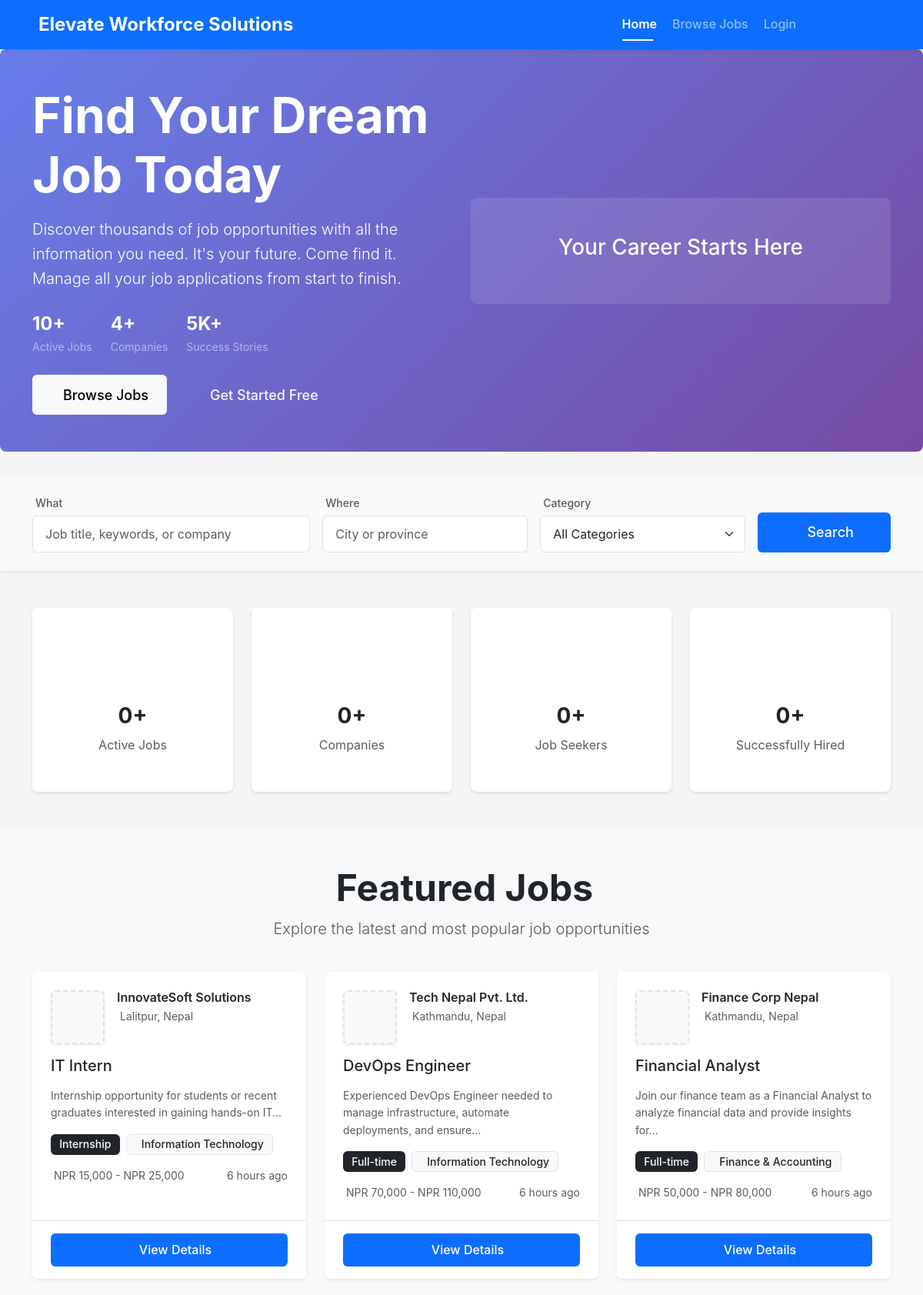
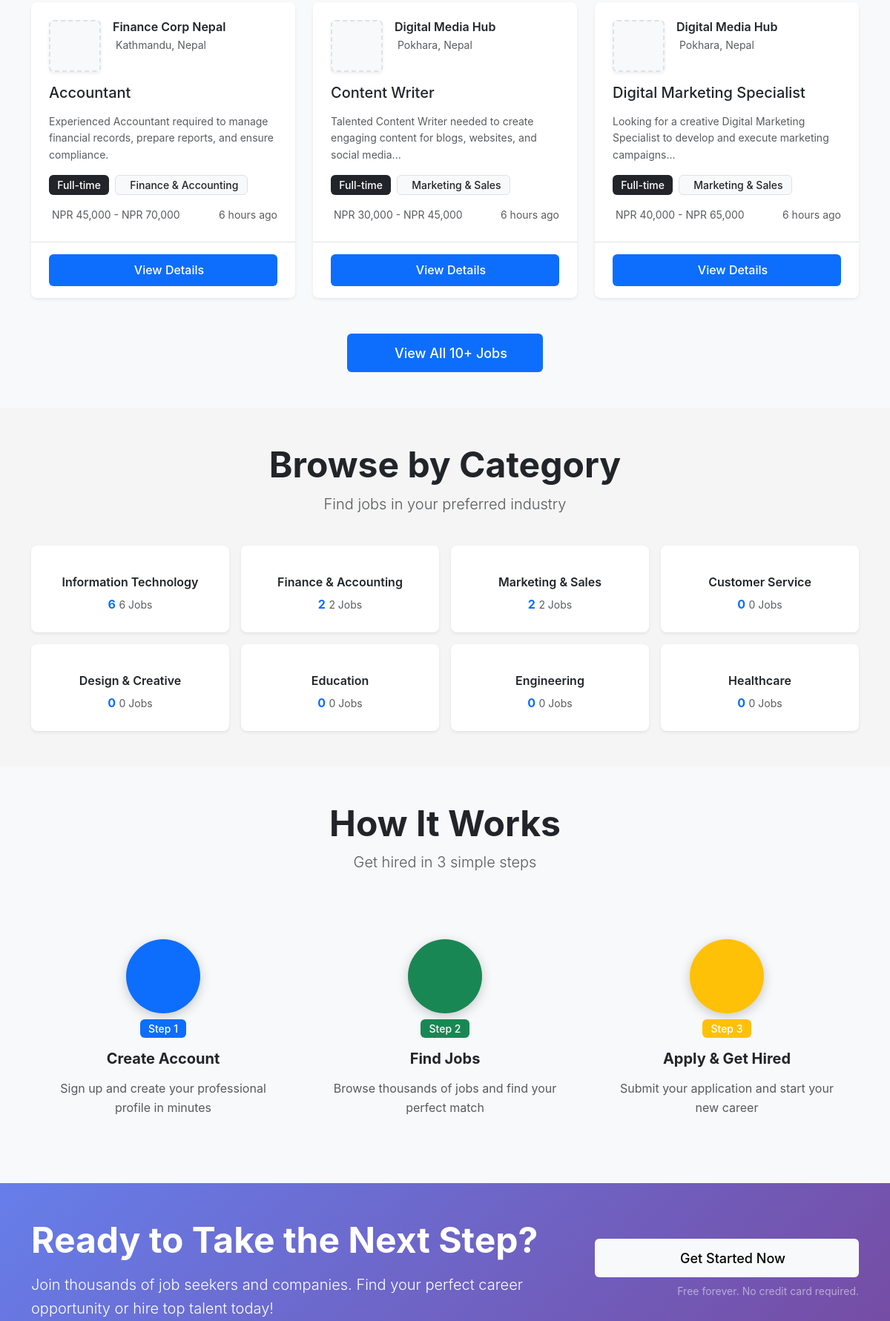
The page / (upper part) on the database its author committed (2 pictures, top to bottom).
### tables this page shows
CREATE TABLE jobs (
    id INT PRIMARY KEY AUTO_INCREMENT,
    company_id INT NOT NULL,
    category_id INT,
    title VARCHAR(255) NOT NULL,
    description TEXT NOT NULL,
    requirements TEXT,
    location VARCHAR(255) NOT NULL,
    salary_min DECIMAL(10,2),
    salary_max DECIMAL(10,2),
    job_type ENUM('full-time', 'part-time', 'contract', 'internship') NOT NULL,
    experience_level ENUM('entry', 'intermediate', 'senior', 'executive'),
    status ENUM('active', 'closed', 'draft') DEFAULT 'active',
    deadline DATE,
    created_at TIMESTAMP DEFAULT CURRENT_TIMESTAMP,
    updated_at TIMESTAMP DEFAULT CURRENT_TIMESTAMP ON UPDATE CURRENT_TIMESTAMP,
    
    FOREIGN KEY (company_id) REFERENCES companies(id) ON DELETE CASCADE,
    FOREIGN KEY (category_id) REFERENCES categories(id) ON DELETE SET NULL,
    INDEX idx_company_id (company_id),
    INDEX idx_category_id (category_id),
    INDEX idx_status (status),
    INDEX idx_created_at (created_at),
    INDEX idx_location (location),
    INDEX idx_job_type (job_type),
    FULLTEXT idx_search (title, description)
);

CREATE TABLE companies (
    id INT PRIMARY KEY AUTO_INCREMENT,
    user_id INT NOT NULL,
    company_name VARCHAR(255) NOT NULL,
    description TEXT,
    location VARCHAR(255),
    website VARCHAR(255),
    logo VARCHAR(255),
    industry VARCHAR(100),
    company_size VARCHAR(50),
    founded_year YEAR,
    created_at TIMESTAMP DEFAULT CURRENT_TIMESTAMP,
    updated_at TIMESTAMP DEFAULT CURRENT_TIMESTAMP ON UPDATE CURRENT_TIMESTAMP,
    
    FOREIGN KEY (user_id) REFERENCES users(id) ON DELETE CASCADE,
    INDEX idx_user_id (user_id),
    INDEX idx_company_name (company_name)
);

CREATE TABLE categories (
    id INT PRIMARY KEY AUTO_INCREMENT,
    name VARCHAR(100) NOT NULL UNIQUE,
    description TEXT,
    created_at TIMESTAMP DEFAULT CURRENT_TIMESTAMP,
    
    INDEX idx_name (name)
);

### views/home.php (the view, shortened to what the rows shown need)
<?php
require_once __DIR__ . '/layouts/header.php';
require_once __DIR__ . '/../models/Job.php';
require_once __DIR__ . '/../models/Category.php';
require_once __DIR__ . '/../models/Company.php';
try {
    $job = new Job();
    $recent_jobs = $job->getRecentJobs(6);
} catch (Exception $e) {
    error_log('Home page - Job fetch error: ' . $e->getMessage());
    $recent_jobs = [];
    $featured_jobs = [];
    $total_jobs = 0;
}
try {
    $category = new Category();
    $categories = $category->getCategoriesWithJobCount(8);
} catch (Exception $e) {
    error_log('Home page - Category fetch error: ' . $e->getMessage());
    $categories = [];
}
?>
<main id="main-content">
<section class="hero-section bg-gradient-primary text-white py-5">
    <div class="container">
        <div class="row align-items-center min-vh-50">
            <div class="col-lg-6 mb-4 mb-lg-0" data-aos="fade-right">
                <h1 class="display-3 fw-bold mb-3 animate__animated animate__fadeInUp">
                    Find Your Dream Job Today
                </h1>
            </div>
        </div>
    </div>
</section>
<section class="featured-jobs-section py-5 bg-light">
    <div class="container">
        <div class="row mb-4">
            <div class="col-12 text-center" data-aos="fade-up">
                <h2 class="display-5 fw-bold mb-2">
                    <i class="fas fa-star text-warning me-2"></i> Featured Jobs
                </h2>
            </div>
        </div>
        <div class="row g-4">
            <?php if (! empty($recent_jobs)): ?>
                <?php foreach ($recent_jobs as $index => $job): ?>
                    <div class="col-md-6 col-lg-4" data-aos="fade-up" data-aos-delay="<?php echo $index * 100; ?>">
                        <div class="card h-100 job-card shadow-sm border-0">
                            <div class="card-body p-4">
                                <div class="d-flex align-items-start mb-3">
                                    <?php if (! empty($job['logo'])): ?>
                                        <img src="<?php echo LOGO_URL .  $job['logo']; ?>"
                                             alt="<?php echo htmlspecialchars($job['company_name']); ?>"
                                             class="company-logo me-3 rounded shadow-sm"
                                             onerror="this.src='<?php echo APP_URL; ?>public/images/default-company. png'">
                                    <?php else: ?>
                                        <div class="company-logo-placeholder me-3 rounded shadow-sm">
                                        </div>
                                    <?php endif; ?>
                                    <div class="flex-grow-1">
                                        <h6 class="mb-1 fw-semibold"><?php echo htmlspecialchars($job['company_name']); ?></h6>
                                        <small class="text-muted">
                                            <?php echo htmlspecialchars($job['location']); ?>
                                        </small>
                                    </div>
                                </div>
                                <h5 class="card-title mb-3">
                                    <a href="<?php echo APP_URL; ?>views/jobs/detail.php? id=<?php echo $job['id']; ?>"
                                       class="text-decoration-none text-dark job-title-link">
                                        <?php echo htmlspecialchars($job['title']); ?>
                                    </a>
                                </h5>
                                <p class="card-text text-muted small mb-3">
                                    <?php echo truncateHTML($job['description'], 100); ?>
                                </p>
                                <div class="d-flex flex-wrap gap-2 mb-3">
                                    <?php echo getJobTypeBadge($job['job_type']); ?>
                                    <?php if (! empty($job['category_name'])): ?>
                                        <span class="badge bg-light text-dark border">
                                            <i class="fas fa-tag me-1"></i> <?php echo htmlspecialchars($job['category_name']); ?>
                                        </span>
                                    <?php endif; ?>
                                </div>
                                <div class="d-flex justify-content-between align-items-center text-muted small">
                                    <span>
                                        <?php echo formatSalary($job['salary_min'], $job['salary_max']); ?>
                                    </span>
                                    <span title="<?php echo formatDate($job['created_at']); ?>">
                                        <?php echo timeAgo($job['created_at']); ?>
                                    </span>
                                </div>
                            </div>
                            <div class="card-footer bg-white border-top">
                                <a href="<?php echo APP_URL; ?>views/jobs/detail. php?id=<?php echo $job['id']; ?>"
                                   class="btn btn-primary w-100">
                                    <i class="fas fa-arrow-right me-2"></i> View Details
                                </a>
                            </div>
                        </div>
                    </div>
                <?php endforeach; ?>
            <?php endif; ?>
        </div>
    </div>
</section>
<section class="categories-section py-5">
    <div class="container">
        <div class="row mb-4">
            <div class="col-12 text-center" data-aos="fade-up">
                <h2 class="display-5 fw-bold mb-2">Browse by Category</h2>
            </div>
        </div>
        <div class="row g-3">
            <?php if (!empty($categories)): ?>
                <?php foreach ($categories as $index => $cat): ?>
                    <div class="col-6 col-md-4 col-lg-3" data-aos="zoom-in" data-aos-delay="<?php echo $index * 50; ?>">
                        <a href="<?php echo APP_URL; ?>views/jobs/index. php?category_id=<?php echo $cat['id']; ?>"
                           class="category-card card text-center h-100 text-decoration-none border-0 shadow-sm">
                            <div class="card-body p-4">
                                <h6 class="card-title text-dark fw-semibold mb-2">
                                    <?php echo htmlspecialchars($cat['name']); ?>
                                </h6>
                                <p class="text-primary mb-0">
                                    <strong><?php echo $cat['job_count']; ?></strong>
                                    <small class="text-muted"><?php echo pluralize($cat['job_count'], 'Job'); ?></small>
                                </p>
                            </div>
                        </a>
                    </div>
                <?php endforeach; ?>
            <?php endif; ?>
        </div>
    </div>
</section>
<section class="how-it-works-section py-5 bg-light">
    <div class="container">
        <div class="row mb-5">
            <div class="col-12 text-center" data-aos="fade-up">
                <h2 class="display-5 fw-bold mb-2">How It Works</h2>
            </div>
        </div>
    </div>
</section>
<?php if (!Session::isLoggedIn()): ?>
<section class="cta-section bg-gradient-primary text-white py-5">
    <div class="container">
        <div class="row align-items-center">
            <div class="col-lg-8 text-center text-lg-start mb-4 mb-lg-0">
                <h2 class="display-5 fw-bold mb-3">Ready to Take the Next Step? </h2>
            </div>
        </div>
    </div>
</section>
<?php endif; ?>
</main>
<?php require_once __DIR__ . '/layouts/footer.php'; ?>

### helpers/functions.php (shortened to what the rows shown need)
<?php
    function formatDate($date, $format = 'F j, Y') {
        return date($format, strtotime($date));
    }
    function timeAgo($datetime) {
        $time = strtotime($datetime);
        $diff = time() - $time;
        if ($diff < 60) {
            return $diff == 1 ? '1 second ago' : $diff . ' seconds ago';
        } elseif ($diff < 3600) {
            $mins = floor($diff / 60);
            return $mins == 1 ? '1 minute ago' : $mins . ' minutes ago';
        } elseif ($diff < 86400) {
            $hours = floor($diff / 3600);
            return $hours == 1 ? '1 hour ago' : $hours . ' hours ago';
        } elseif ($diff < 604800) {
            $days = floor($diff / 86400);
            return $days == 1 ? '1 day ago' : $days . ' days ago';
        } elseif ($diff < 2592000) {
            $weeks = floor($diff / 604800);
            return $weeks == 1 ? '1 week ago' : $weeks . ' weeks ago';
        } else {
            return date('F j, Y', $time);
        }
    }
    function truncate($text, $length = 100, $suffix = '...') {
        if (strlen($text) <= $length) {
            return $text;
        }
        $truncated = substr($text, 0, $length);
        $last_space = strrpos($truncated, ' ');
        if ($last_space !== false) {
            $truncated = substr($truncated, 0, $last_space);
        }
        return $truncated . $suffix;
    }
    function truncateHTML($text, $length = 100, $suffix = '...') {
        $text = strip_tags($text);
        return truncate($text, $length, $suffix);
    }
    function formatSalary($min, $max) {
        return 'NPR ' . number_format($min) . ' - NPR ' . number_format($max);
    }
    function getJobTypeBadge($job_type) {
        $badges = [
            'full-time' => '<span class="badge bg-success">Full Time</span>',
            'part-time' => '<span class="badge bg-info">Part Time</span>',
            'contract' => '<span class="badge bg-warning text-dark">Contract</span>',
            'internship' => '<span class="badge bg-secondary">Internship</span>',
            'remote' => '<span class="badge bg-primary">Remote</span>',
        ];
        return $badges[$job_type] ?? '<span class="badge bg-dark">' . htmlspecialchars(ucfirst($job_type)) .  '</span>';
    }
    function pluralize($count, $singular, $plural = null) {
        if ($plural === null) {
            $plural = $singular .  's';
        }
        return $count . ' ' . (($count == 1) ? $singular : $plural);
    }
?>

### rows shown on the page
jobs: company.company_name "InnovateSoft Solutions", location "Lalitpur, Nepal", title "IT Intern", description "Internship opportunity for students or recent graduates interested in gaining hands-on IT...", job_type "Internship", category.name "Information Technology", formatSalary($job['salary_min'], $job['salary_max']) "NPR 15,000 - NPR 25,000", created_at "6 hours ago"
jobs: company.company_name "Tech Nepal Pvt. Ltd.", location "Kathmandu, Nepal", title "DevOps Engineer", description "Experienced DevOps Engineer needed to manage infrastructure, automate deployments, and ensure...", job_type "Full-time", category.name "Information Technology", formatSalary($job['salary_min'], $job['salary_max']) "NPR 70,000 - NPR 110,000", created_at "6 hours ago"
jobs: company.company_name "Finance Corp Nepal", location "Kathmandu, Nepal", title "Financial Analyst", description "Join our finance team as a Financial Analyst to analyze financial data and provide insights for...", job_type "Full-time", category.name "Finance & Accounting", formatSalary($job['salary_min'], $job['salary_max']) "NPR 50,000 - NPR 80,000", created_at "6 hours ago"
jobs: company.company_name "Finance Corp Nepal", location "Kathmandu, Nepal", title "Accountant", description "Experienced Accountant required to manage financial records, prepare reports, and ensure compliance.", job_type "Full-time", category.name "Finance & Accounting", formatSalary($job['salary_min'], $job['salary_max']) "NPR 45,000 - NPR 70,000", created_at "6 hours ago"
jobs: company.company_name "Digital Media Hub", location "Pokhara, Nepal", title "Content Writer", description "Talented Content Writer needed to create engaging content for blogs, websites, and social media...", job_type "Full-time", category.name "Marketing & Sales", formatSalary($job['salary_min'], $job['salary_max']) "NPR 30,000 - NPR 45,000", created_at "6 hours ago"
jobs: company.company_name "Digital Media Hub", location "Pokhara, Nepal", title "Digital Marketing Specialist", description "Looking for a creative Digital Marketing Specialist to develop and execute marketing campaigns...", job_type "Full-time", category.name "Marketing & Sales", formatSalary($job['salary_min'], $job['salary_max']) "NPR 40,000 - NPR 65,000", created_at "6 hours ago"
categories: name "Information Technology", job_count "6", job_count "6 Jobs"
categories: name "Finance & Accounting", job_count "2", job_count "2 Jobs"
categories: name "Marketing & Sales", job_count "2", job_count "2 Jobs"
categories: name "Customer Service", job_count "0", job_count "0 Jobs"
categories: name "Design & Creative", job_count "0", job_count "0 Jobs"
categories: name "Education", job_count "0", job_count "0 Jobs"
categories: name "Engineering", job_count "0", job_count "0 Jobs"
categories: name "Healthcare", job_count "0", job_count "0 Jobs"

### other values the page prints
APP_NAME "Elevate Workforce Solutions"
formatNumber($stats['jobs']) "10"
formatNumber($stats['companies']) "4"
formatNumber($stats['hired']) "5K"
$item['suffix'] "+"
$item['label'] "Active Jobs"
$item['label'] "Companies"
$item['label'] "Job Seekers"
$item['label'] "Successfully Hired"
$step['step'] "1"
$step['title'] "Create Account"
$step['desc'] "Sign up and create your professional profile in minutes"
$step['step'] "2"
$step['title'] "Find Jobs"
$step['desc'] "Browse thousands of jobs and find your perfect match"
